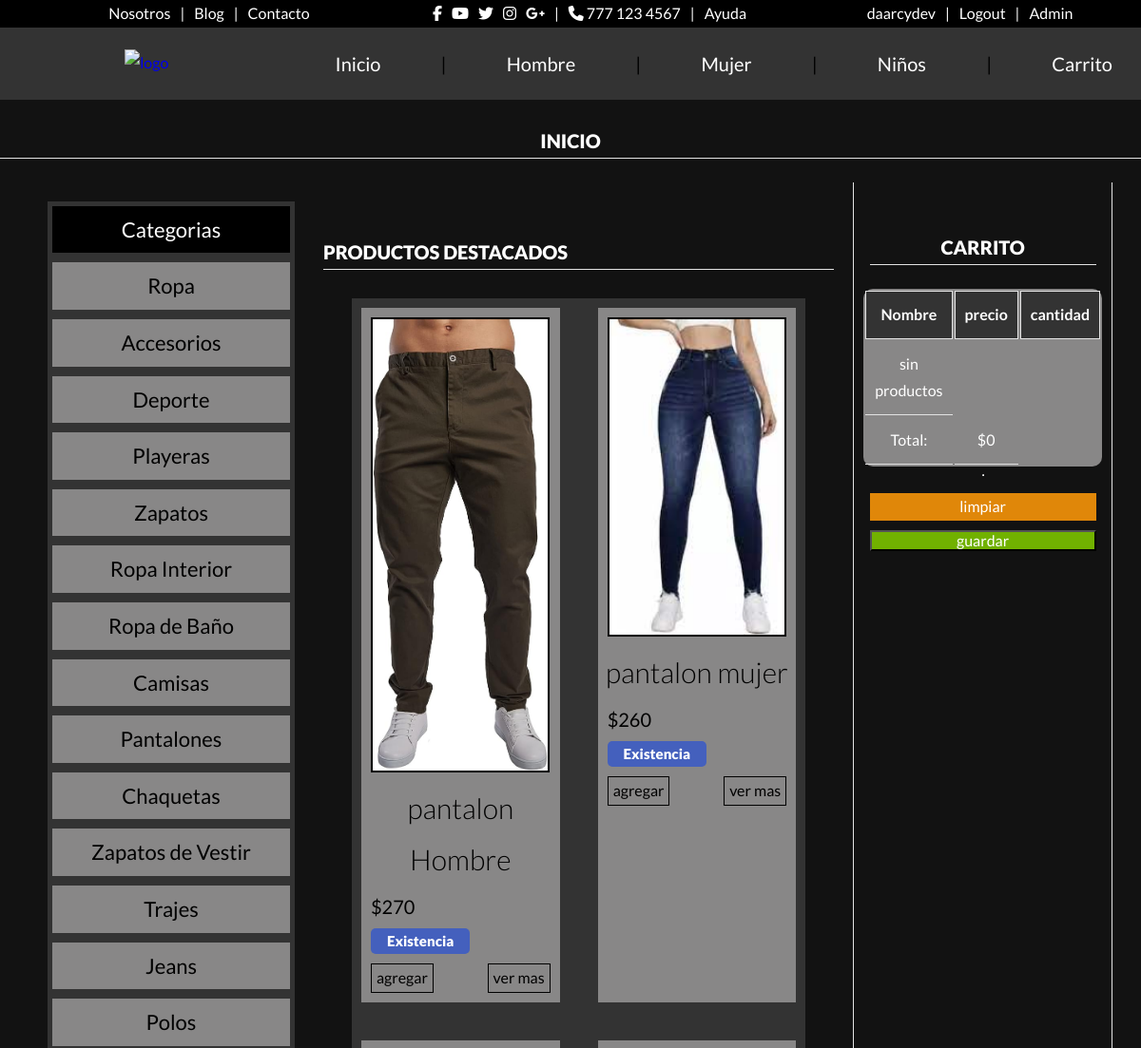
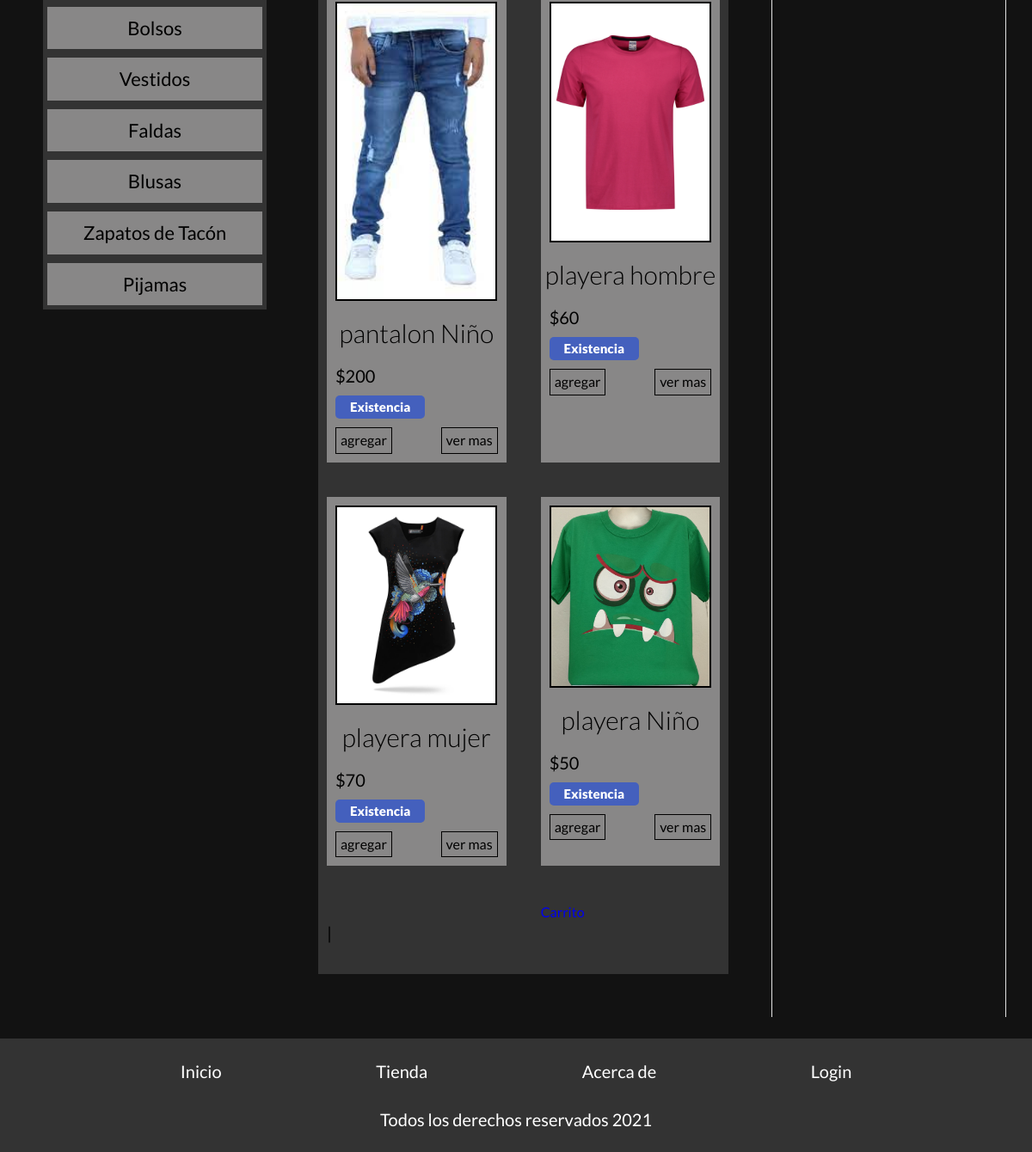
Screenshot of / (signed in) with the database file from the repository (2 pictures, top to bottom).
### products/models.py (models this page shows, shortened)
class Product(models.Model):
    title = models.CharField(max_length=50)
    price = models.IntegerField(blank=True)
    exist = models.BooleanField(default=True)
    description = models.TextField(blank=True)
    image = models.ImageField(upload_to='productImages/', null=True, blank=True)
    user = models.ForeignKey(User, on_delete=models.CASCADE)
    created = models.DateTimeField(auto_now_add=True)
    is_male = models.BooleanField(default=False)
    is_female = models.BooleanField(default=False)
    is_child = models.BooleanField(default=False)
    category = models.CharField(max_length=20, choices=CATEGORIA_CHOICES, default='Ropa')

### products/views.py (the view)
# urls.py: path('', views.index, name="index"),
def index(request):
    products = Product.objects.all()
    return render(request, 'index.html',{
        "products" : products
    })

### products/contextProcessor.py (called while the page is built)
def total_carrito(request):
    total = 0
    if(request.user.is_authenticated):
        if( "carrito" in request.session.keys()):
            for key, value in request.session["carrito"].items():
                total += int(value["acumulado"])
    return{"total_carrito":total}

### products/templates/index.html (shortened to what this page needs)
{% extends 'base.html' %}
{% block content %}
<h2>Inicio</h2>
    <main class="contenedor seccion addCarrito">
        <div class="contenido">
            <div class="menu">
                <ul>
                    <a href="">
                        <li>Categorias</li>
                    </a>
                    <a href="#" class="prendas hombre mujer niño" id="btnRopa">
                        <li>Ropa</li>
                    </a>
                    <a href="#" class="prendas hombre mujer niño" id="btnAccesorios">
                        <li>Accesorios</li>
                    </a>
                    <a href="#" class="prendas hombre mujer niño" id="btnDeporte">
                        <li>Deporte</li>
                    </a>
                    <a href="#" class="prendas hombre mujer niño" id="btnPlayeras">
                        <li>Playeras</li>
                    </a>
                    <a href="#" class="prendas hombre mujer niño" id="btnZapatos">
                        <li>Zapatos</li>
                    </a>
                    <a href="#" class="prendas hombre mujer niño" id="btnRopaInterior">
                        <li>Ropa Interior</li>
                    </a>
                    <a href="#" class="prendas hombre mujer niño" id="btnRopaBaño">
                        <li>Ropa de Baño</li>
                    </a>
                    <a href="#" class="prendas hombre mujer niño" id="btnCamisa">
                        <li>Camisas</li>
                    </a>
                    <a href="#" class="prendas hombre mujer niño" id="btnPantalones">
                        <li>Pantalones</li>
                    </a>
                    <a href="#" class="prendas hombre mujer niño" id="btnChaquetas">
                        <li>Chaquetas</li>
                    </a>
                    <a href="#" class="prendas hombre mujer niño" id="btnZapatosVestir">
                        <li>Zapatos de Vestir</li>
                    </a>
                    <a href="#" class="prendas hombre mujer niño" id="btnTrajes">
                        <li>Trajes</li>
                    </a>
                    <a href="#" class="prendas hombre mujer niño" id="btnJeans">
                        <li>Jeans</li>
                    </a>
                    <a href="#" class="prendas hombre mujer niño" id="btnPolos">
                        <li>Polos</li>
                    </a>
                    <a href="#" class="prendas mujer niño" id="btnBolsos">
                        <li>Bolsos</li>
                    </a>
                    <a href="#" class="prendas mujer niño" id="btnVestidos">
                        <li>Vestidos</li>
                    </a>
                    <a href="#" class="prendas mujer niño" id="btnFaldas">
                        <li>Faldas</li>
                    </a>
                    <a href="#" class="prendas mujer niño" id="btnBlusas">
                        <li>Blusas</li>
                    </a>
                    <a href="#" class="prendas mujer niño" id="btnZapatosTacon">
                        <li>Zapatos de Tacón</li>
                    </a>
                    <a href="#" class="prendas hombre mujer niño" id="btnPijamas">
                        <li>Pijamas</li>
                    </a>
                </ul>
            </div>
            <div class="options">
                <h2>Productos Destacados</h2>
                <ul>
                    {% for product in products %}
                    <li class="ropa prendas {% if product.is_male %} hombre {% endif %}{% if product.is_female %} mujer {% endif %}{% if product.is_child %} niño {% endif %} {{product.category}}">
                        <a href="{% url 'product' product.id %}">
                            {% if product.image %}
                                <img src="{{ product.image.url }}" >
                            {% endif %}
                            <h3>{{product.title}}</h3>
                        </a>
                        <p>${{product.price}}</p>
                        {% if  product.exist %}
                            <p class="existencia">Existencia</p>
                        {% else %}
                            <p class="existencia">No Existencia</p>
                        {% endif %}
                        <div class="opciones">
                            <a href="{% url 'add' product.id %}">agregar</a>
                            <a href="{% url 'product' product.id %}">ver mas</a>
                        </div>
                    </li>
                    {% endfor %}{% if user.is_authenticated %}
                    <p>|</p>
                    <a href="{% url 'carrito' %}">Carrito</a>
                    {% endif %}
                </ul>
            </div>
        </div>
        <div class="carrito">
            {% include "carrito.html" %}
        </div>
    </main>
    {% endblock content %}

### products/templates/base.html (shortened to what this page needs)
{%load static%}
<!DOCTYPE html>
<html lang="en">
<head>
    <link rel="stylesheet" href="path/to/font-awesome/css/font-awesome.min.css">
    <link rel="stylesheet" href="build/css/app.css">
    <link rel="stylesheet" href="{% static '/styles/app.css' %}">
</head>
<body>
    <header class="header">
        <div class="barraNegra">
            <div class="about">
                <ul class="menu-top">
                    <li>
                        <a title="Nosotros" href="{% url 'about' %}">Nosotros</a>
                    </li>
                    <li>|</li>
                    <li>
                        <a title="Blog" href="{% url 'blog' %}">Blog</a>
                    </li>
                    <li>|</li>
                    <li>
                        <a title="Contacto" href="{% url 'index' %}">Contacto</a>
                    </li>
                </ul>
            </div>
            <div class="socialMedia">
                <ul class="menu-top">
                    <li>
                        <a title="Facebook" class="fb" target="_blank" href=""><i class="fa fa-facebook"></i></a>
                    </li>
                    <li>
                        <a title="Youtube" class="youtube" target="_blank" href=""><i class="fa fa-youtube-play"></i></a>
                    </li>
                    <li>
                        <a title="Twitter" class="tw" target="_blank" href=""><i class="fa fa-twitter"></i></a>
                    </li>
                    <li>
                        <a title="Instagram" class="instagram" target="_blank" href=""><i class="fa fa-instagram"></i></a>
                    </li>
                    <li>
                        <a title="Google +" class="google" target="_blank" href=""><i class="fa fa-google-plus"></i></a>
                    </li>
                    <li>|</li>
                    <li>
                        <i class="fa fa-phone"></i>
                        777 123 4567
                    </li>
                    <li>|</li>
                    <li class="help">
                        <a title="Ayuda" href="">Ayuda</a>
                    </li>
                </ul>
            </div>
            <div class="signin">
                <ul class="menu-top">
                    {% if user.is_authenticated %}
                    <li>
                        <a href="#">{{user.username}}</a>
                    </li>
                    <li>|</li>
                    <li>
                        <a href="{% url 'logout' %}">Logout </a>
                    </li>
                    {% endif %}
                    {% if user.username == "daarcydev" %}
                        <li>|</li>
                        <li>
                            <a title="admin" href="{% url 'admin' %}">Admin</a>
                        </li>
                    {% endif %}
                </ul>
            </div>
        </div>
        <div class="contenedor headerContenedor">
            <div class="barra">
                <a href="{% url 'index' %}">
                    <img src="https://static.vecteezy.com/system/resources/previews/001/192/065/original/circle-logo-turbine-png.png" alt="logo">
                </a>
                <nav class="nav">
                    <a href="{% url 'index' %}">Inicio</a>
                    <p>|</p>
                    <a href="#" id="btnHombre">Hombre</a>
                    <p>|</p>
                    <a href="#" id="btnMujer">Mujer</a>
                    <p>|</p>
                    <a href="#" id="btnNiño">Niños</a>
                    {% if user.is_authenticated %}
                    <p>|</p>
                    <a href="{% url 'carrito' %}">Carrito</a>
                    {% endif %}
                </nav>
            </div>
        </div>
    </header>
    {% block content %}
    {% endblock content %}
    <footer class="footer seccion">
        <div class="contenedor footerContenedor">
            <nav class="nav">
                <a href="#">Inicio</a>
                <a href="#">Tienda</a>
                <a href="#">Acerca de</a>
                <a href="#">Login</a>
            </nav>
        </div>
        <p class="copyright">Todos los derechos reservados 2021</p>
    </footer>
</body>
</html>

### build/css/app.css (style rules this page uses)
html { -webkit-text-size-adjust:100%;line-height:1.15 }
body { margin:0 }
main { display:block }
a { background-color:transparent }
img { border-style:none }
html { box-sizing:border-box;font-size:62.5% }
*,:after,:before { box-sizing:inherit }
body { background-color:#121212;font-family:Lato,sans-serif;font-size:1.6rem;line-height:1.8 }
p { color:#000;font-size:2rem }
.contenedor { margin:0 auto;max-width:130rem;width:95% }
a { text-decoration:none }
img,picture { display:block;width:100% }
h1,h2,h3 { font-family:Lato,sans-serif;font-weight:300;margin:2.5rem 0;text-align:center }
h2 { font-size:3.4rem }
h3 { font-size:3rem }
.seccion { margin-bottom:2.5rem;margin-top:2.5rem }
.header { background-color:#333;padding:0 }
img { width:7rem }
.footer { align-items:center;background-color:#333;display:flex;flex-direction:column }
.footer .footerContenedor { padding-top:2rem }
.footer .footerContenedor .nav { justify-content:space-evenly }
.barraNegra { background-color:#000;display:grid;grid-template-columns:1fr;justify-items:center;margin:0 }
@media (min-width:900px) { .barraNegra { grid-template-columns:1fr 1fr } }
@media (min-width:1024px) { .barraNegra { grid-template-columns:1fr 1fr 1fr } }
.barraNegra .socialMedia { display:none }
@media (min-width:1024px) { .barraNegra .socialMedia { display:block } }
.barraNegra .menu-top { display:flex;gap:1rem;list-style-type:none;margin:0 }
.barraNegra .menu-top a,.barraNegra .menu-top li { color:#fff }
.barra { align-items:center;display:grid;justify-items:center }
@media (min-width:900px) { .barra { gap:5rem;grid-template-columns:1fr 3fr } }
@media (min-width:900px) { .nav { align-items:center;display:flex;justify-content:space-between;width:100% } }
.nav a { color:#fff;display:block;text-align:center;text-decoration:none }
@media (min-width:900px) { .nav a { font-size:2rem } }
.nav p { display:none }
@media (min-width:900px) { .nav p { display:block } }
h2 { border-bottom:1px solid #e3e3e3;color:#fff;font-size:2rem;font-weight:900;text-align:center;text-transform:uppercase }
.contenido { display:grid;gap:3rem;grid-template-rows:auto;justify-items:center;margin:2rem }
@media (min-width:900px) { .contenido { grid-template-columns:auto 3fr } }
.menu { height:auto;width:100% }
.menu ul { background-color:#333;display:flex;flex-direction:column;height:auto;justify-content:space-between;list-style-type:none;margin:0;padding:0;position:relative }
.menu ul a { align-items:center;background:#888787;color:#000;display:flex;flex:1;justify-content:center;margin:.5rem;min-width:25rem;text-align:center }
.menu ul a:first-of-type { background:#000;color:#fff }
.menu ul li { font-size:2.2rem;font-weight:9000;padding:.5rem }
.options { gap:1rem;height:auto;width:100% }
.options h2 { border-bottom:1px solid #e3e3e3;color:#fff;font-size:2rem;font-weight:900;text-align:start;text-transform:uppercase }
.options ul { background-color:#333;display:grid;gap:4rem;grid-template-columns:repeat(auto-fit,minmax(150px,1fr));list-style-type:none;margin:3rem;padding:1rem }
.options li { background-color:#888787 }
.options li a { color:#000;width:auto }
.options li a img { align-items:center;border:.2rem solid #000;display:flex;justify-content:center;margin:1rem;padding:0;width:90% }
.options li h3 { color:#000;margin:0 }
.options li p { color:#000;margin:.5rem 1rem }
.options li .existencia { background-color:#4460bd;border-radius:.5rem;color:#fff;font-size:15px;font-weight:900;margin:.5rem 1rem;padding:0 .5rem;text-align:center;width:50% }
.options li .opciones { display:flex;justify-content:space-between;margin:1rem }
.options li .opciones a { border:1px solid #000;padding:0 .5rem }

### rows the page displays
Product: image (picture), title "pantalon Hombre", price "270", exist "Existencia"
Product: image (picture), title "pantalon mujer", price "260", exist "Existencia"
Product: image (picture), title "pantalon Niño", price "200", exist "Existencia"
Product: image (picture), title "playera hombre", price "60", exist "Existencia"
Product: image (picture), title "playera mujer", price "70", exist "Existencia"
Product: image (picture), title "playera Niño", price "50", exist "Existencia"

### other values shown
{{ user.username }} "daarcydev"
{{ total_carrito }} "0"
